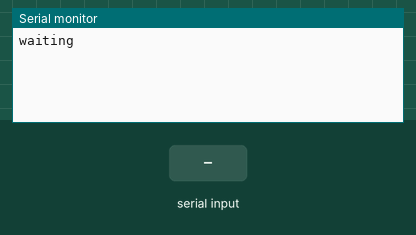
Recording of a sketch running on a simulated Arduino Mega 2560, built with avr-gcc and run on an emulated ATmega2560. Parts: the last lines printed to the serial monitor. The inputs (shaded band) are chosen by the test bench.

Above: at 1.2 s.
1.3 s: "1" received over the second serial link
At 1.9 s:
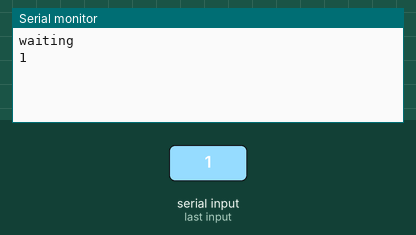
2.8 s: "0" received over the second serial link
At 4.2 s:
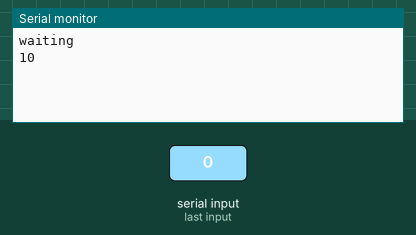

The sketch:

debug_monitor.ino
```cpp
void setup() {

  Serial.begin(115200);   // PC ↔ 메가 USB
  Serial1.begin(115200);  // 메인 UNO ↔ 메가
  Serial.println("waiting");
}

void loop() {
  // UNO → PC 출력
  if (Serial1.available()) {
    Serial.write(Serial1.read());
  }

  // PC에서 입력 → UNO 전달 (옵션)
  if (Serial.available()) {
    Serial1.write(Serial.read());
  }
}
```

Measured:
- after the input at 1.3 s, the serial monitor: prints a new line at once (image 1)
- after the input at 2.8 s, the serial monitor: prints a new line at once (image 2)
